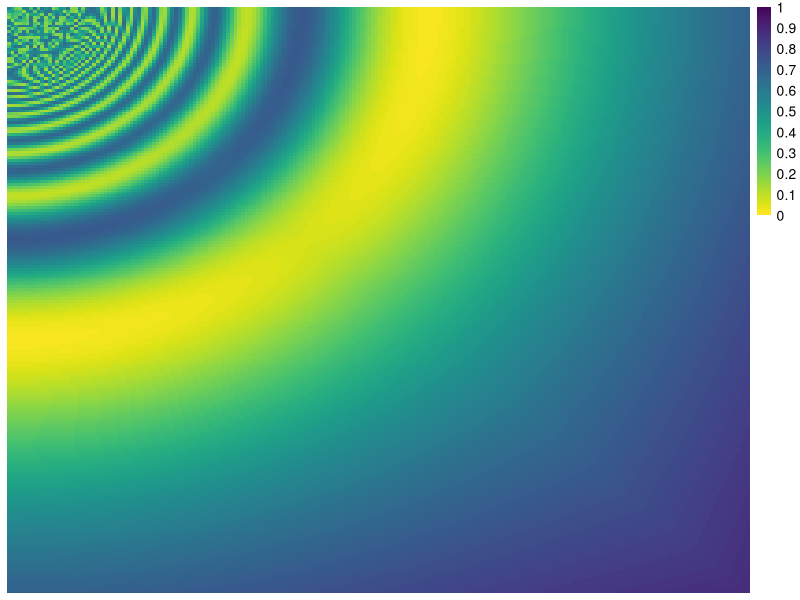

Write R code to recreate this figure.
asSymmetric <- function(M){
  M[lower.tri(M)] <- 0
  M <- M+t(M)
  diag(M) <- diag(M)/2
  return(M)
}

gp_generate <- function(n, setting){
  
  "
  generate networks with graphons
  
  Inputs:
    n: number of vertexes
    setting: id of graphon used
  
  Outputs:
    P: connecting probability matrix
    A: adjacency matrix
  "
  
  x <- y <- seq(1/n, 1, 1/n)
  P <- matrix(0, n, n)
  for(i in 1:n){
    for(j in 1:n){
      P[i, j] <- switch(setting, 
                        1/(1/8+exp(5*(x[i]^2 + y[j]^2))),
                        ((x[i]^2+y[j]^2)/3)*cos(1/(x[i]^2+y[j]^2))+0.15,
                        sin(5*pi*(x[i]+y[j]-1))/2+0.5,
                        exp(max(x[i],y[j])^(3/4))*cos(1/(x[i]^2+y[j]^2))/5+0.4,
                        1/(1+exp(10*min(0.2*abs(x[i]-y[j]), max(0.18-(x[i]-1/2)^2-(y[j]-1/2)^2, (x[i]-1/2)^2+(y[j]-1/2)^2-0.245)))),
                        1/4*min(exp(sin(6/((1-x[i])^2+y[j]^2))), exp(sin(6/(x[i]^2+(1-y[j])^2)))),
                        min(exp(0.05-(x[i]-1/2)^2-(y[j]-1/2)^2)*cos(0.4/((x[i]-1/2)^2+(y[j]-1/2)^2))/5,
                            exp(0.0004-(x[i]-1/8)^2-(y[j]-1/8)^2)*cos(0.1/((x[i]-1/8)^2+(y[j]-1/8)^2))/5,
                            exp(0.0004-(x[i]-7/8)^2-(y[j]-7/8)^2)*cos(0.1/((x[i]-7/8)^2+(y[j]-7/8)^2))/5, na.rm = TRUE)+0.4,
                        1/(1+exp(20*min((x[i]-1/4)^2+(y[j]-3/4)^2, (x[i]-1/6)^2+(y[j]-3/8)^2, 
                                        (x[i]-1/2)^2+(y[j]-1/5)^2, (x[i]-3/4)^2+(y[j]-1/4)^2,
                                        (x[i]-5/6)^2+(y[j]-5/8)^2, (x[i]-1/2)^2+(y[j]-4/5)^2,
                                        (x[i]-1/8)^2+(y[j]-1/8)^2, (x[i]-3/8)^2+(y[j]-3/8)^2,
                                        (x[i]-5/8)^2+(y[j]-5/8)^2, (x[i]-7/8)^2+(y[j]-7/8)^2)^(1/2)-0.3)))
    }
  }
  A <- apply(P, c(1, 2), function(x){rbinom(1, 1, x)})
  A <- asSymmetric(A)
  
  return(list(P = P, A = A))
}

# example: generate a network with 200 vertexes using Graphon 4 
gp <- gp_generate(200, 4)
A <- gp$A
P <- gp$P

# view the connecting probability matrix
library(pheatmap)
library(viridis)
bk <- seq(0, 1, 0.01)
pheatmap(P,
         cluster_rows = FALSE, cluster_cols = FALSE,
         show_rownames = FALSE, show_colnames = FALSE,
         scale = "none",
         color = viridis(length(bk), direction = -1),
         legend_breaks=seq(0, 1, 0.1),
         breaks=bk)
